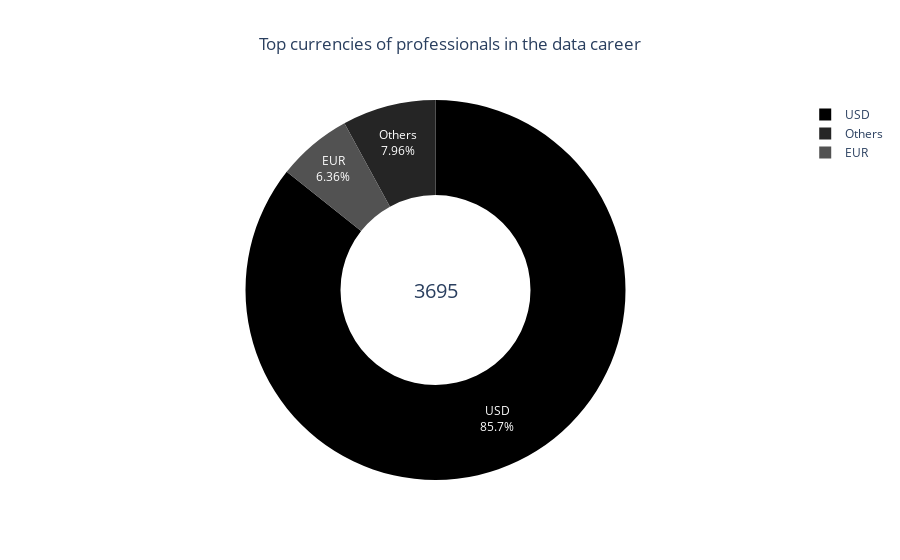

This figure's notebook cell:
### Markdown cell above
The predominant payment currencies are the Dollar and the Euro.

### Code cell
salary_currency = df["salary_currency"].value_counts()

# top currency
top_currencies_labels = salary_currency.index.values[:2].tolist()
top_currencies_values = salary_currency.values[:2].tolist()

# sum of total jobs registered
total = sum(salary_currency.values)

# sum of other jobs
others = sum(salary_currency.values[2:])

currency_values = top_currencies_values + [others]
currency_labels = top_currencies_labels + ["Others"]

currencies = dict(zip(currency_labels, currency_values))

# Ordenar o dicionário pelos valores em ordem crescente
currencies_ordered = dict(sorted(currencies.items(), key=lambda item: item[1], reverse=True))

# Cria um objeto Pie para o gráfico de donut
data = [
    go.Pie(
        labels=list(currencies_ordered.keys()),
        values=list(currencies_ordered.values()),
        hole=0.5,
        marker=dict(colors=list(reversed(colors.sequential.Greys))),
        textinfo="percent+label",
        insidetextorientation="auto",
        hoverinfo="label+value",
    )
]

# Cria a anotação com o valor total
annotation = dict(font=dict(size=20), showarrow=False, text=str(total), x=0.5, y=0.5)

# Cria o layout do gráfico
layout = go.Layout(
    title={
        'text': "Top currencies of professionals in the data career",
        'x': 0.5,
        'xanchor': 'center'
    },
    #width=600,
    #height=600,
    annotations=[annotation],
)

# Cria a figura do gráfico
fig = go.Figure(data=data, layout=layout)

fig.show()

### Figure 1 — Plotly figure (JSON) as saved in the notebook; plotly's stock layout.template omitted (floating-point values rounded to 4 significant figures)
{"data": [{"hole": 0.5, "hoverinfo": "label+value", "insidetextorientation": "auto", "labels": ["USD", "Others", "EUR"], "marker": {"colors": ["rgb(0,0,0)", "rgb(37,37,37)", "rgb(82,82,82)", "rgb(115,115,115)", "rgb(150,150,150)", "rgb(189,189,189)", "rgb(217,217,217)", "rgb(240,240,240)", "rgb(255,255,255)"]}, "textinfo": "percent+label", "type": "pie", "values": [3166, 294, 235]}], "layout": {"annotations": [{"font": {"size": 20}, "showarrow": false, "text": "3695", "x": 0.5, "y": 0.5}], "title": {"text": "Top currencies of professionals in the data career", "x": 0.5, "xanchor": "center"}}}
